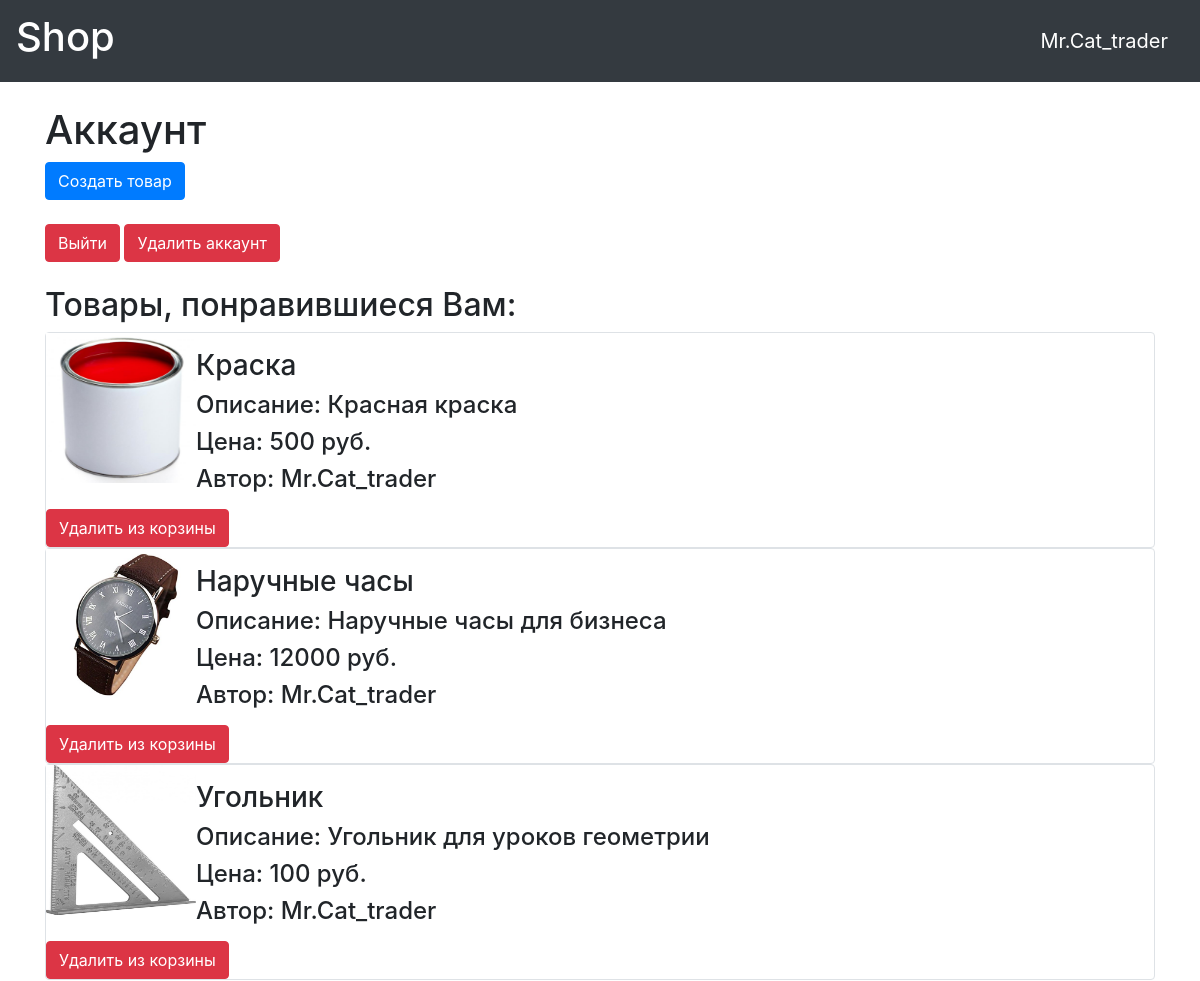
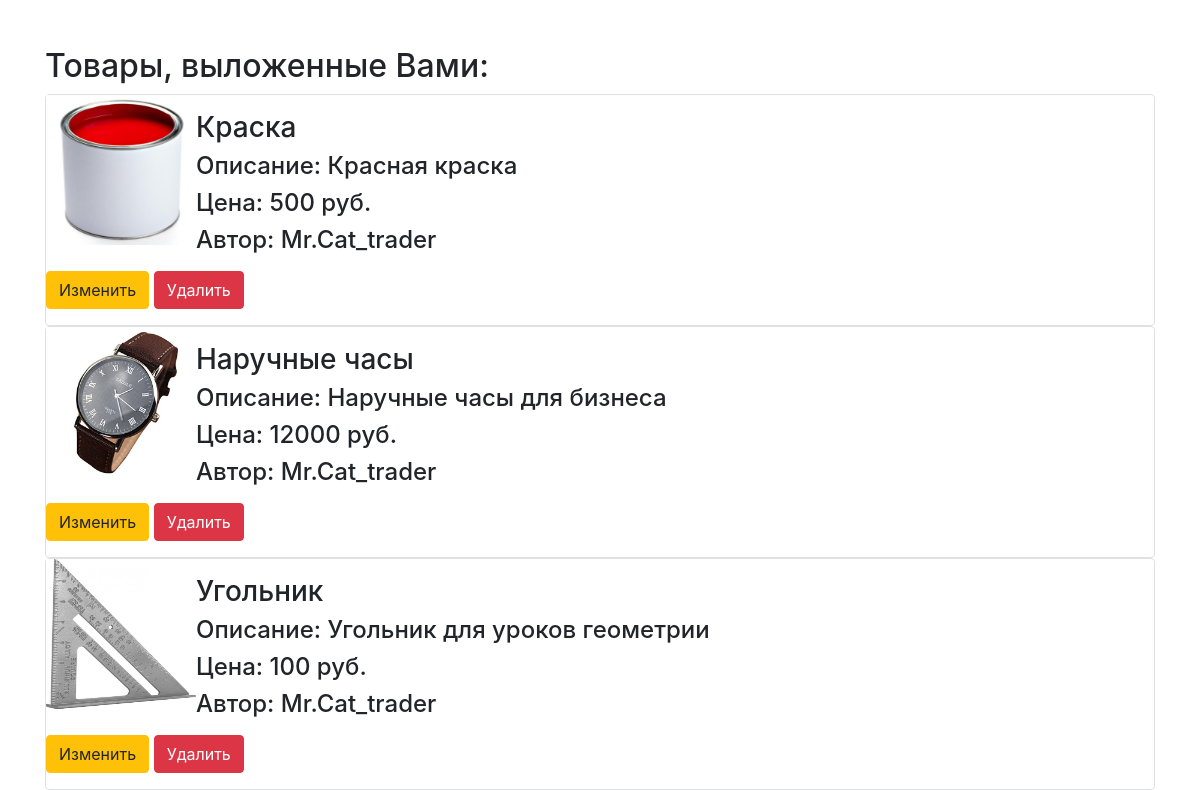
/account (signed in), run on an earlier commit of the app's database (2 pictures, top to bottom).
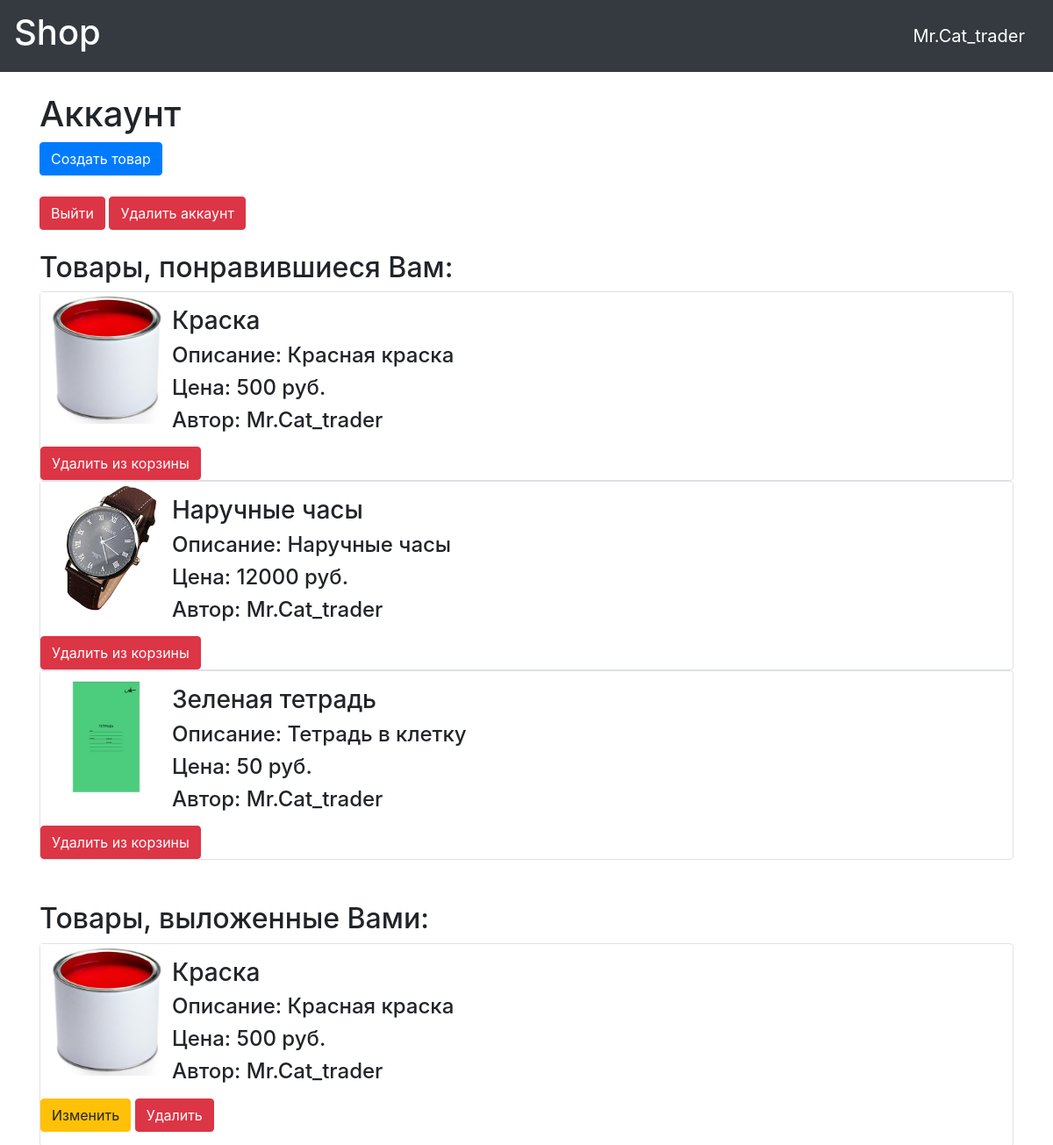
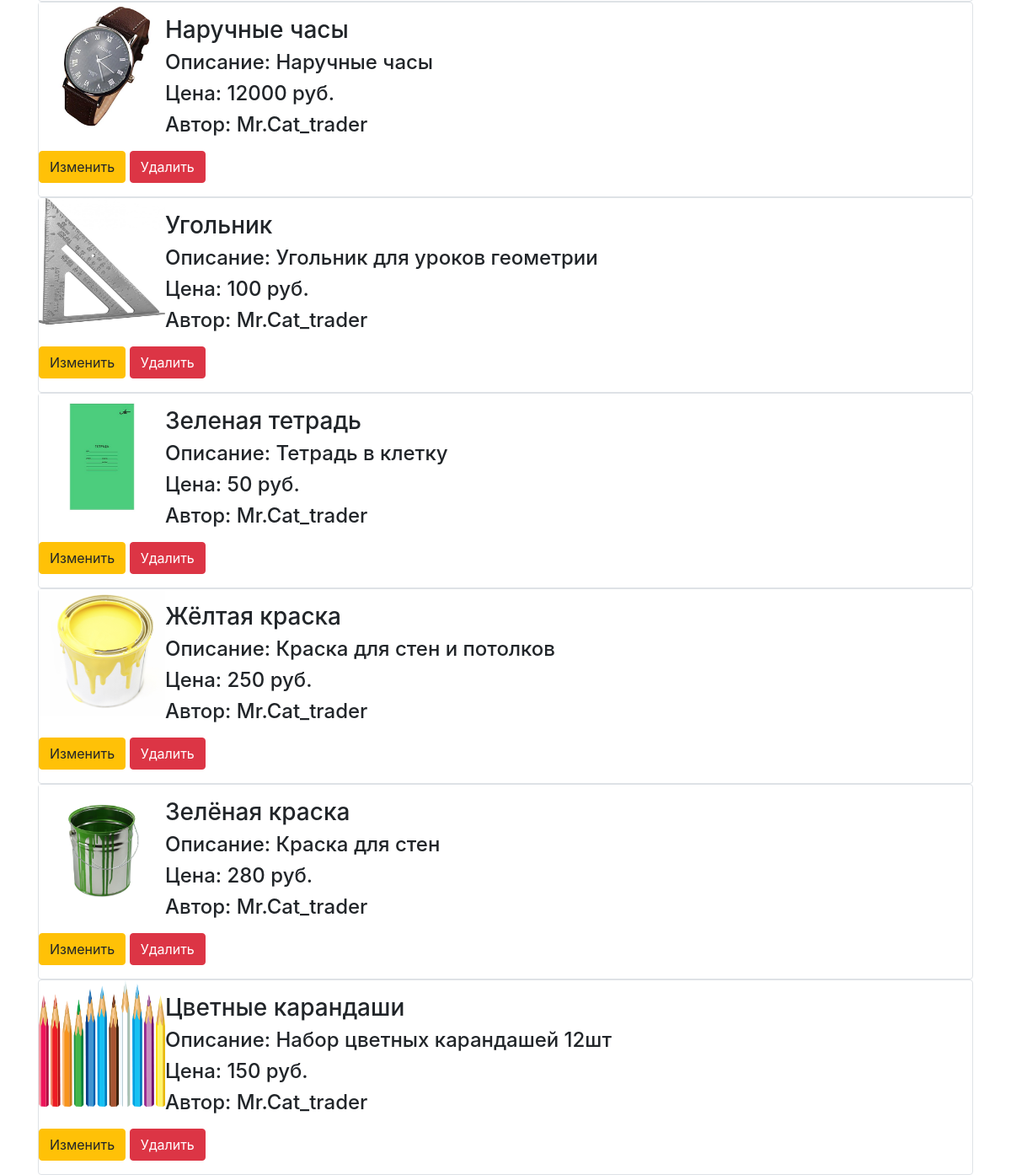
And on a later commit of the database (2 pictures, top to bottom).
### data/users.py (models this page shows, shortened)
class User(SqlAlchemyBase, UserMixin):
    __tablename__ = 'users'
    products = orm.relationship("Products", back_populates='user')
    id = sqlalchemy.Column(sqlalchemy.Integer,
                           primary_key=True, autoincrement=True)
    name = sqlalchemy.Column(sqlalchemy.String, nullable=True)
    email = sqlalchemy.Column(sqlalchemy.String,
                              index=True, unique=True, nullable=True)
    hashed_password = sqlalchemy.Column(sqlalchemy.String, nullable=True)
    role = sqlalchemy.Column(sqlalchemy.String)
    created_date = sqlalchemy.Column(sqlalchemy.DateTime,
                                     default=datetime.datetime.now)
    fav = sqlalchemy.Column(sqlalchemy.String)

### data/products.py (models this page shows)
class Products(SqlAlchemyBase):
    __tablename__ = 'products'
    id = sqlalchemy.Column(sqlalchemy.Integer,
                           primary_key=True, autoincrement=True)
    title = sqlalchemy.Column(sqlalchemy.String, nullable=True)
    content = sqlalchemy.Column(sqlalchemy.String, nullable=True)
    created_date = sqlalchemy.Column(sqlalchemy.DateTime,
                                     default=datetime.datetime.now)
    photo = sqlalchemy.Column(sqlalchemy.String)
    price = sqlalchemy.Column(sqlalchemy.Integer)
    user_id = sqlalchemy.Column(sqlalchemy.Integer,
                                sqlalchemy.ForeignKey("users.id"))
    user = orm.relationship('User')

### main.py (the view)
@app.route("/account")
@login_required
def account():
    db_sess = db_session.create_session()
    products = db_sess.query(Products)
    if current_user.fav != '':
        list_of_fav = current_user.fav.split(';')
        fav = []
        for i in list_of_fav:
            fav.append(int(i))
    else:
        fav = []
    return render_template("account.html", products=products, fav=fav)

### data/db_session.py (called while the page is built)
def create_session() -> Session:
    global __factory
    return __factory()

### main.py (called while the page is built)
@login_manager.user_loader
def load_user(user_id):
    db_sess = db_session.create_session()
    return db_sess.query(User).get(user_id)

### templates/account.html
{% extends "base.html" %}
{% block content %}
<br>
<h1>Аккаунт</h1>
{% if current_user.is_authenticated and current_user.role == "Продавец" %}
<a class="btn btn-primary" href="/products">Создать товар</a>
<br><br/>
{% endif %}
<a class="btn btn-danger" href="/logout">Выйти</a>
<a class="btn btn-danger" href="/delete_account/{{ current_user.id }}">Удалить аккаунт</a>
<br><br/>
<h2>Товары, понравившиеся Вам:</h2>
{% if fav != [] %}
{% for item in products%}
{% for i in fav %}
{% if item.id == i %}
<div class="col-md6 border rounded">
    <img src="/static/img/{{item.photo}}" width=150 height=150 align="left" alt="Что-то пошло не так">
    <p>
    <h3>{{item.title}}</h3>
    <h4>Описание: {{item.content}}</h4>
    <h4>Цена: {{item.price}} руб.</h4>
    <h4>Автор: {{item.user.name}}</h4>
    </p>
    <a href="/delete_fav/{{ item.id }}" class="btn btn-danger">
        Удалить из корзины
    </a>
</div>
{% endif %}
{% endfor %}
{% endfor %}
{% else %}
<br>
<h3>Здесь ещё ничего нет</h3>
<br>
{% endif %}
<br><br/>
{% if current_user.is_authenticated and current_user.role == "Продавец" %}
<h2> Товары, выложенные Вами:</h2>
{% for item in products%}
{% if current_user == item.user %}
<div class="col-md6 border rounded">
    <img src="/static/img/{{item.photo}}" width=150 height=150 align="left" alt="Что-то пошло не так">
    <p>
    <h3>{{item.title}}</h3>
    <h4>Описание: {{item.content}}</h4>
    <h4>Цена: {{item.price}} руб.</h4>
    <h4>Автор: {{item.user.name}}</h4>
    </p>
    <p><a href="/products/{{ item.id }}" class="btn btn-warning">
        Изменить
    </a>
        <a href="/products_delete/{{ item.id }}" class="btn btn-danger">
            Удалить
        </a>
    </p>
</div>
{% endif %}
{% endfor %}
{% endif %}
{% endblock %}

### templates/base.html (shortened to what this page needs)
<!doctype html>
<html lang="en">
<head>
    <link rel="stylesheet"
          href="https://stackpath.bootstrapcdn.com/bootstrap/4.4.1/css/bootstrap.min.css"
>
</head>
<body>
<header>
    <nav class="navbar navbar-dark bg-dark">
        <a class="navbar-brand" href="/"><h1>Shop</h1></a>
        {% if current_user.is_authenticated %}
            <a class="navbar-brand" href="/account">{{ current_user.name }}</a>
        {% else %}
            <p>
            <a class="btn btn-primary " href="/register">Зарегистрироваться</a>
            <a class="btn btn-success" href="/login">Войти</a>
            </p>
        {% endif %}
    </nav>
</header>
<main role="main" class="container">
    {% block content %}{% endblock %}
</main>
</body>
</html>

What changed in the data, as far as the page shows it:
changed Products "Наручные часы": content "Наручные часы для бизнеса" → "Наручные часы"
added Products: photo (picture), title "Зеленая тетрадь", content "Тетрадь в клетку", price "50", user.name "Mr.Cat_trader", title "Зеленая тетрадь", content "Тетрадь в клетку", price "50", user.name "Mr.Cat_trader"
added Products: photo (picture), title "Жёлтая краска", content "Краска для стен и потолков", price "250", user.name "Mr.Cat_trader", shown under "Товары, выложенные Вами:"
added Products: photo (picture), title "Зелёная краска", content "Краска для стен", price "280", user.name "Mr.Cat_trader", shown under "Товары, выложенные Вами:"
added Products: photo (picture), title "Цветные карандаши", content "Набор цветных карандашей 12шт", price "150", user.name "Mr.Cat_trader", shown under "Товары, выложенные Вами:"
Also different on the page:
new list line: "Наручные часы Описание: Наручные часы Цена: 12000 руб. Автор: Mr.Cat_trader Удалить из корзины"
list line gone: "Наручные часы Описание: Наручные часы для бизнеса Цена: 12000 руб. Автор: Mr.Cat_trader Удалить из корзины"
list line gone: "Угольник Описание: Угольник для уроков геометрии Цена: 100 руб. Автор: Mr.Cat_trader Удалить из корзины"
